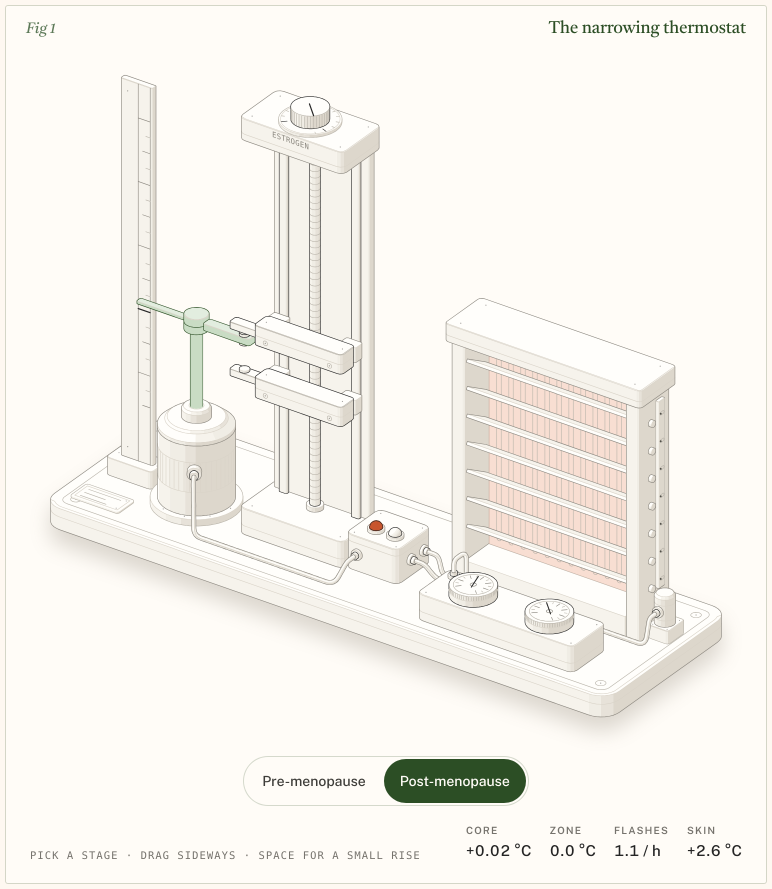
#> input picture figures/01-menopause-thermostat/shots/desktop-light-flash.png, 1544 x 1778 px (shown at 1/2 size)
$ python contact-sheet.py
#> lines starting #> are read from the running program, lines starting #| are printed output that depends on the picture
# Rebuild review/contact-sheet.png: every figure's Cream desktop capture, cropped to its art, in a 5-column
# grid with its number, title and status (from figure.json). Run after scripts/verify.mjs has refreshed the
# shots:  python3 scripts/contact-sheet.py   (needs Pillow: pip install pillow)
import json
import os
from PIL import Image, ImageDraw, ImageFont

ROOT = os.path.dirname(os.path.dirname(os.path.abspath(__file__)))
# folder, the capture that best shows the idea (first that exists)
ORDER = [
    ("01-menopause-thermostat", ["desktop-light-flash.png", "desktop-light.png"]),
    ("02-inbody-580", ["desktop-light.png"]),
    ("03-iv-iron", ["desktop-light-iv-day7.png", "desktop-light.png"]),
    ("04-creator-600", ["desktop-light.png"]),
    ("05-vo2max", ["desktop-light.png"]),
    ("06-vo2max-treadmill", ["desktop-light.png"]),
    ("a1-gut-cell", ["desktop-full-light.png", "desktop-light.png"]),
    ("a2-hypothalamus", ["desktop-post-light.png", "desktop-light.png"]),
    ("a3-finger-skin", ["desktop-light.png"]),
    ("a4-heart", ["desktop-light.png"]),
    ("a5-alveolus", ["desktop-light.png"]),
    ("a6-red-cell-cycle", ["desktop-iv-light.png", "desktop-light.png"]),
    ("a7-knee", ["desktop-light.png"]),
    ("a8-muscle-water", ["desktop-light.png"]),
    ("a9-bone-remodelling", ["desktop-post-light.png", "desktop-light.png"]),
]
CW, CH, COLS, PAD, LABEL = 360, 480, 5, 20, 64


def font(size, bold=True):
    for f in ["/System/Library/Fonts/Supplemental/Arial Bold.ttf" if bold else "/System/Library/Fonts/Supplemental/Arial.ttf", "/usr/share/fonts/truetype/dejavu/DejaVuSans-Bold.ttf"]:
        try:
            return ImageFont.truetype(f, size)
        except OSError:
            pass
    return ImageFont.load_default()


cards = []
for folder, names in ORDER:
    base = os.path.join(ROOT, "figures", folder)
    path = next((os.path.join(base, "shots", n) for n in names if os.path.exists(os.path.join(base, "shots", n))), None)
    if not path:
        continue
    meta = json.load(open(os.path.join(base, "figure.json"))) if os.path.exists(os.path.join(base, "figure.json")) else {}
    im = Image.open(path).convert("RGB")
#> im is the input picture: PIL image 1544x1778 RGB; mean R, G, B 246.8, 243.6, 237.5
    im = im.resize((CW, round(im.height * CW / im.width)), Image.LANCZOS)
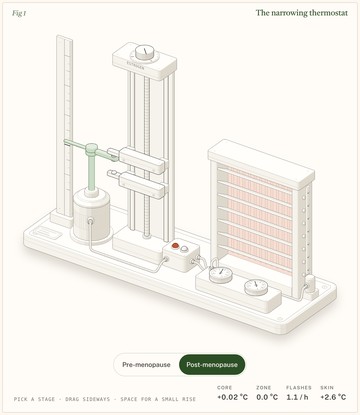
#> im: PIL image 360x415 RGB; mean R, G, B 246.6, 243.4, 237.4
    card = Image.new("RGB", (CW, CH), (255, 252, 247))  # captures shorter than the crop sit on cream, not black
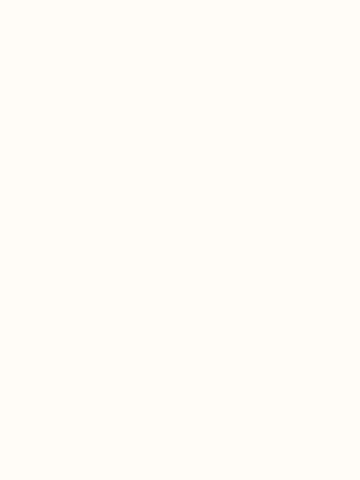
#> card: PIL image 360x480 RGB; mean R, G, B 255, 252, 247
    card.paste(im.crop((0, 0, CW, min(CH, im.height))), (0, 0))
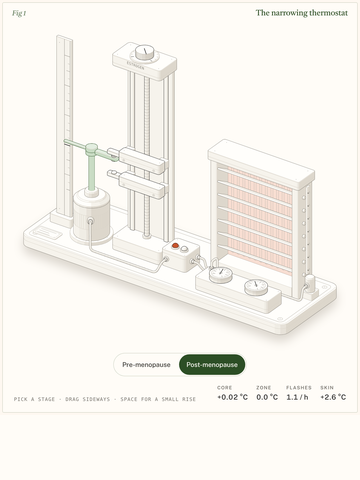
#> card: PIL image 360x480 RGB; mean R, G, B 247.7, 244.6, 238.7
    im = card
    n = str(meta.get("n", ""))
    cards.append((im, f"{n if n.startswith('A') else n} · {meta.get('title', folder)}", meta.get("status", "")))
#> pass 2 of the loop `for folder, names in ORDER:`:
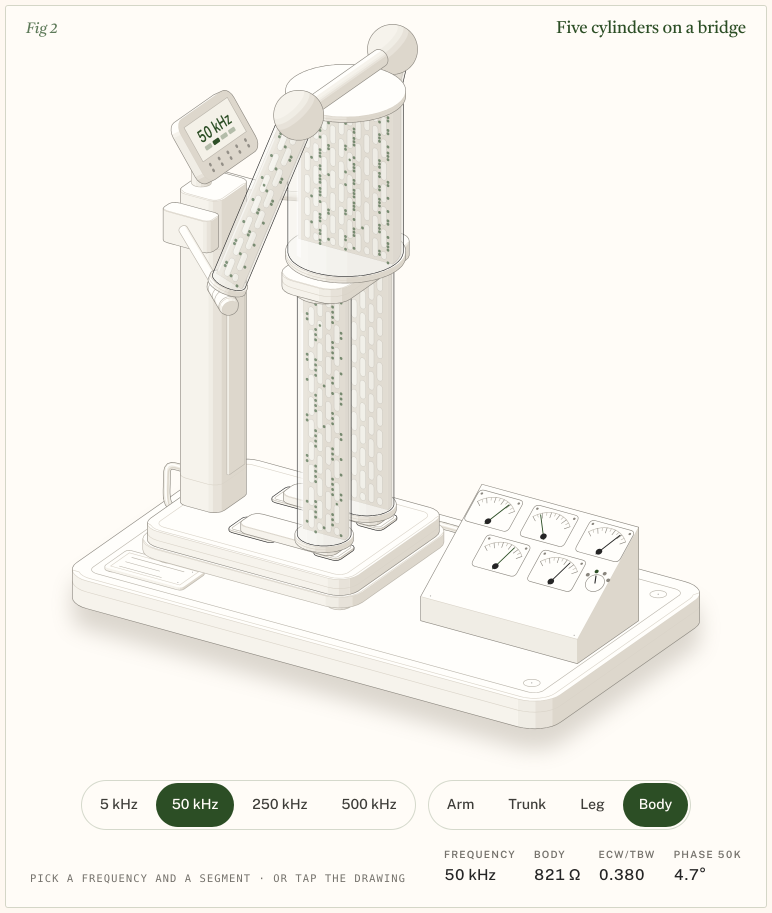
#> input picture figures/02-inbody-580/shots/desktop-light.png, 1544 x 1826 px (shown at 1/2 size)
#> im is the input picture: PIL image 1544x1826 RGB; mean R, G, B 246.8, 244.2, 238.3
#> `im = im.resize((CW, round(im.height * CW / im.width)), Image.LANCZOS)`:
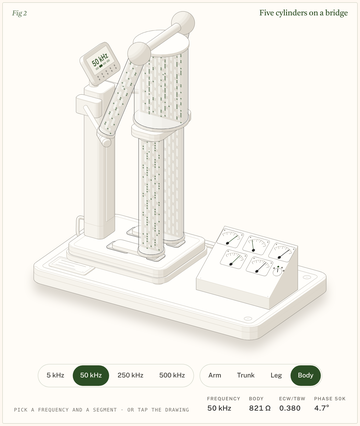
#> im: PIL image 360x426 RGB; mean R, G, B 246.6, 244, 238.2
#> `card.paste(im.crop((0, 0, CW, min(CH, im.height))), (0, 0))`:
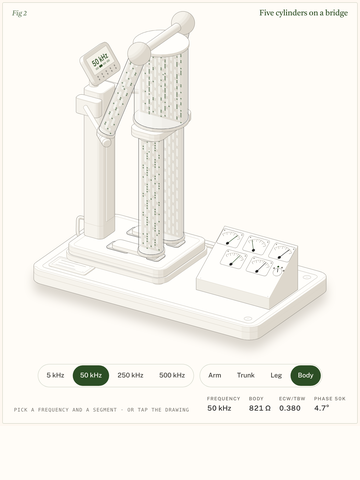
#> card: PIL image 360x480 RGB; mean R, G, B 247.5, 244.9, 239.2
#> pass 3 of the loop `for folder, names in ORDER:`:
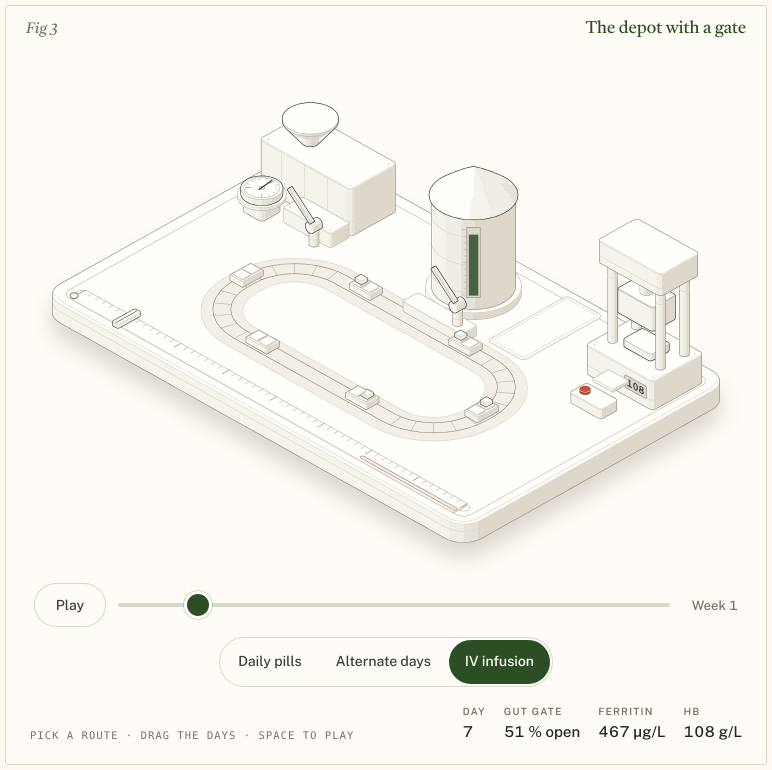
#> input picture figures/03-iv-iron/shots/desktop-light-iv-day7.png, 1544 x 1540 px (shown at 1/2 size)
#> im is the input picture: PIL image 1544x1540 RGB; mean R, G, B 248.4, 245.8, 240.2
#> `im = im.resize((CW, round(im.height * CW / im.width)), Image.LANCZOS)`:
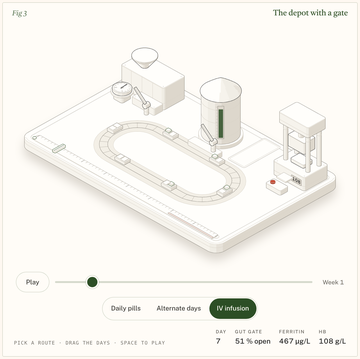
#> im: PIL image 360x359 RGB; mean R, G, B 248.1, 245.7, 240.1
#> `card.paste(im.crop((0, 0, CW, min(CH, im.height))), (0, 0))`:
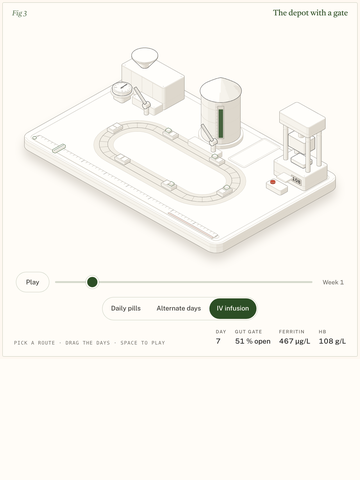
#> card: PIL image 360x480 RGB; mean R, G, B 249.9, 247.3, 241.9
#> the loop made 15 passes; the first 3 are shown

rows = (len(cards) + COLS - 1) // COLS
sheet = Image.new("RGB", (PAD + COLS * (CW + PAD), PAD + rows * (CH + LABEL + PAD)), (254, 248, 241))
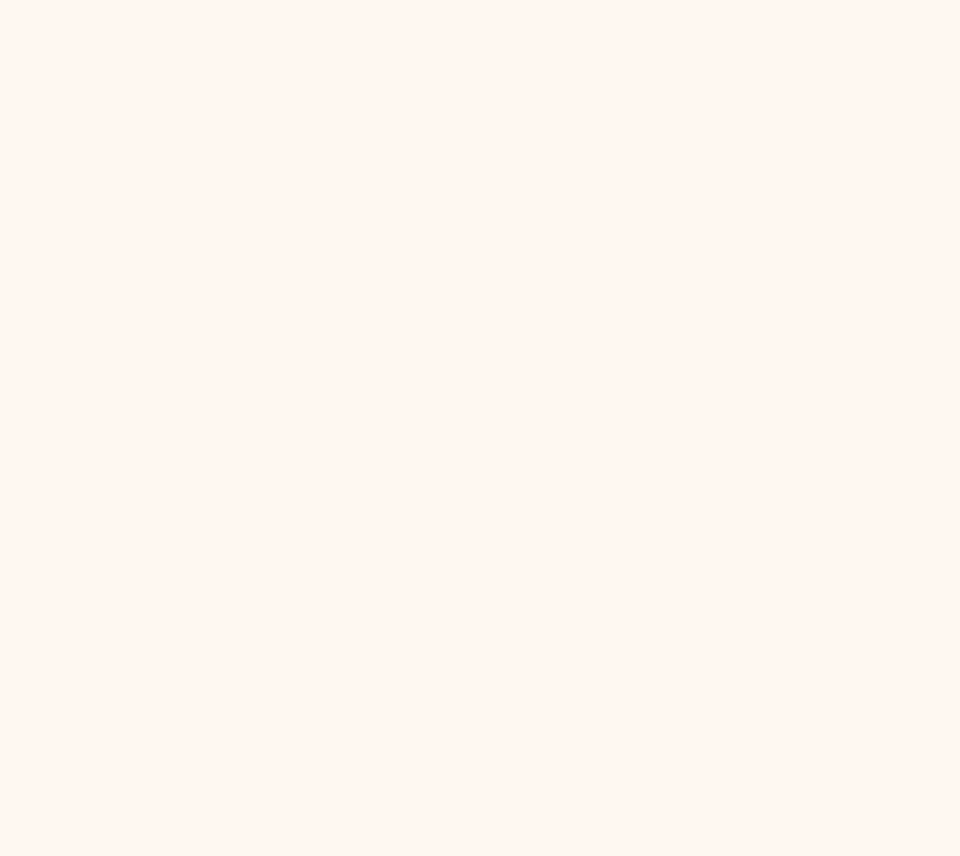
#> sheet: PIL image 1920x1712 RGB (shown at 1/2 size); mean R, G, B 254, 248, 241
d = ImageDraw.Draw(sheet)
for i, (im, title, status) in enumerate(cards):
    x = PAD + (i % COLS) * (CW + PAD)
    y = PAD + (i // COLS) * (CH + LABEL + PAD)
    sheet.paste(im, (x, y))
    t = title if d.textlength(title, font=font(21)) <= CW else title[: max(4, int(len(title) * CW / d.textlength(title, font=font(21))) - 2)] + "…"
    d.text((x, y + CH + 8), t, fill=(44, 78, 37), font=font(21))
    d.text((x, y + CH + 36), status, fill=(118, 115, 109), font=font(17, False))
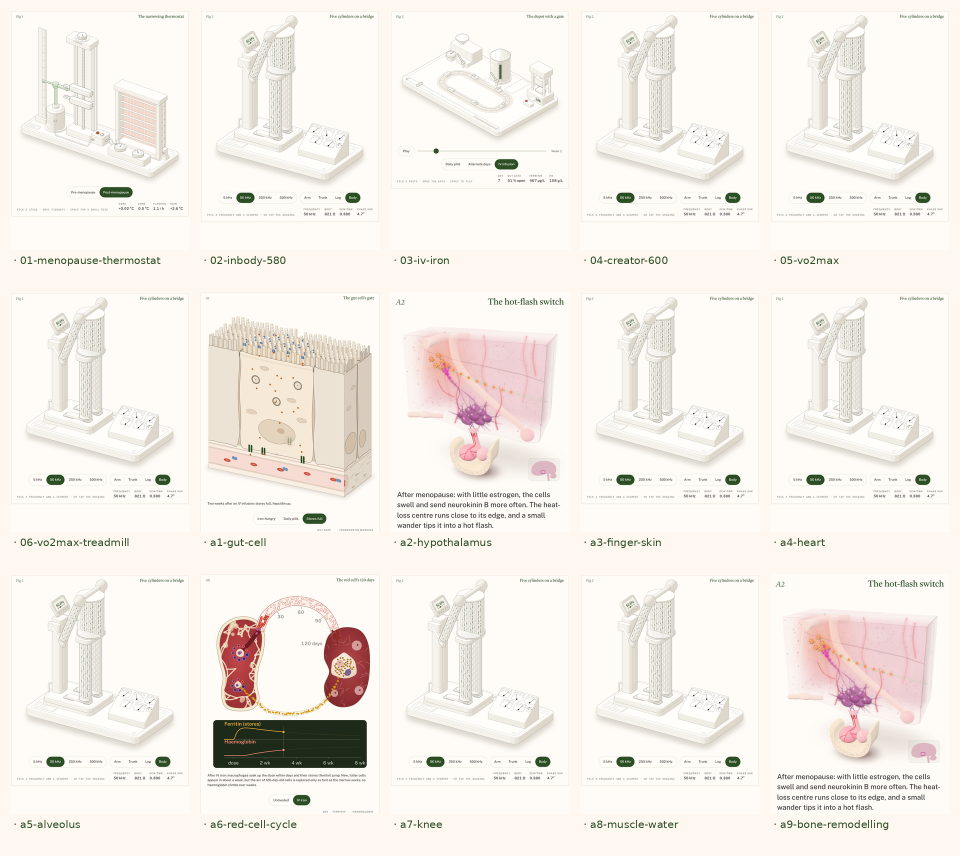
#> sheet: PIL image 1920x1712 RGB (shown at 1/2 size); mean R, G, B 245.1, 239.8, 233.6
out = os.path.join(ROOT, "review", "contact-sheet.png")
sheet.save(out)
print("wrote", os.path.relpath(out, ROOT), sheet.size, f"{len(cards)} figures")
